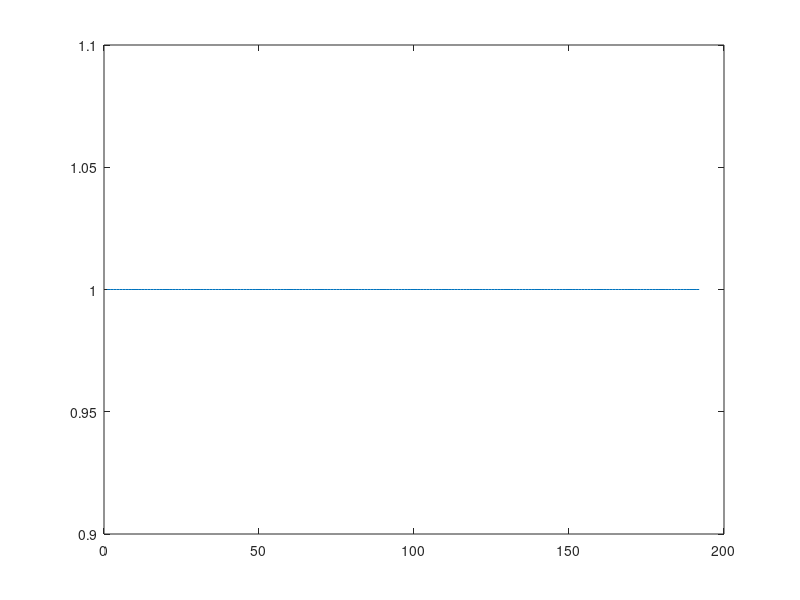

Recreate this plot in MATLAB. (Note: this script raises an error after producing the figure.)
window_size = 128;
fft_size = 128;
hop_size = window_size*0.5; % 50 percent

x = ones(window_size*1.5,1);
index = (1:window_size*1.5)';
fs = 512;

figure, plot(index, x);

[spect, f, t] = choh_stft(x, window_size, hop_size, fft_size, fs);
recon = choh_istft(spect, window_size, hop_size );

% figure, 
% subplot(2,1,1),plot(index, x);
% subplot(2,1,2),plot(index, recon(1:window_size*5));
figure, plot(1:256, recon);

%%

win = hann(window_size, 'periodic');
x1 = x(1:128).*win;

X1 = fft(x1, 128);
r1 = ifft(X1, 128);

% figure, subplot(2,1,1), plot(1:128, x1);
% subplot(2,1,2), plot(1:128, r1);
